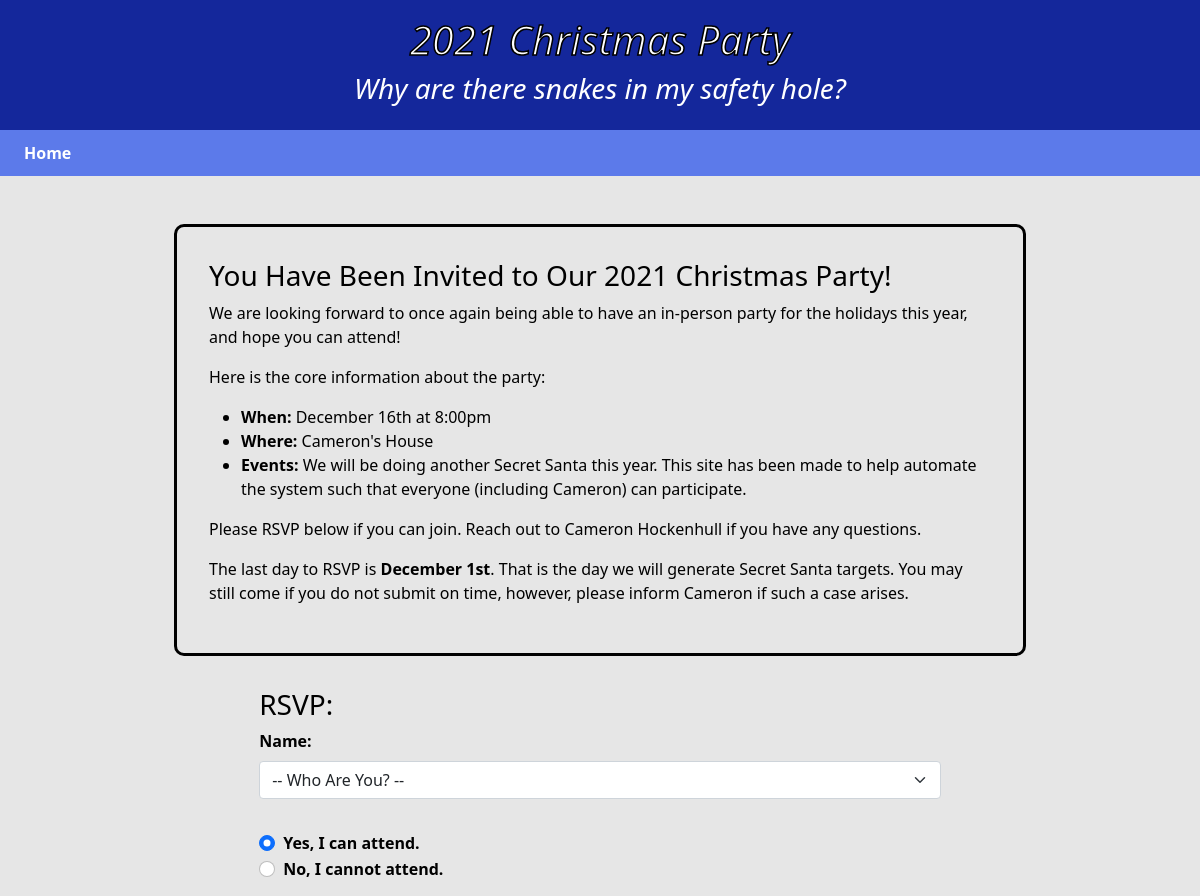
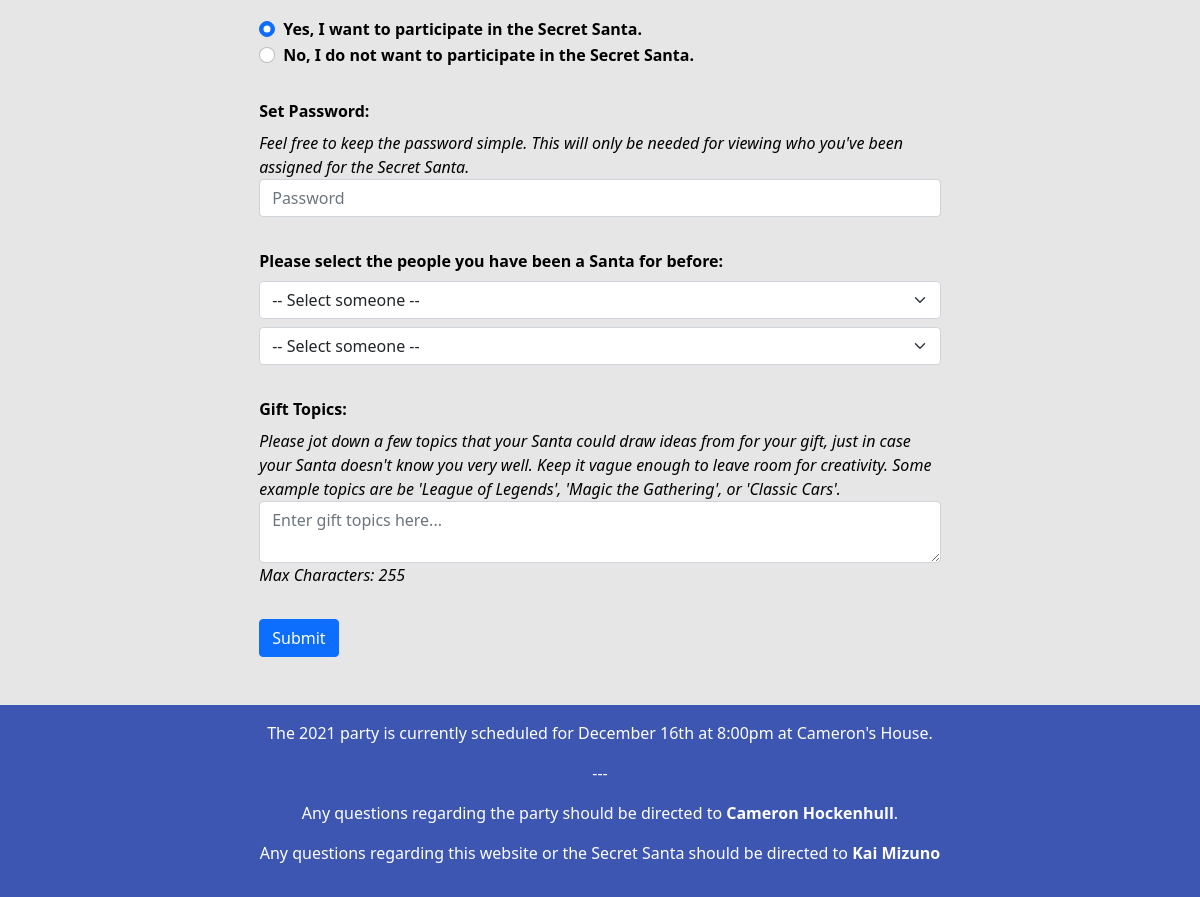
The app's page /rsvp/invite.php with its own data (2 pictures, top to bottom).
### tables this page shows
CREATE TABLE party (
    year int NOT NULL,
    rsvp_deadline varchar(255),
    party_date varchar(255),
    party_location varchar(255) DEFAULT "Cameron's House",
    targets_assigned TINYINT DEFAULT 0,
    PRIMARY KEY (year)
);

### database/database.php (called while the page is built, shortened)
<?php
function getCurrentParty($conn) {
    $year = date("Y");
    $query = "SELECT * FROM party WHERE year=?";
    $stmt = $conn->prepare($query);
    $stmt->bind_param('i', $year);
    $stmt->execute();
    $result = $stmt->get_result();
    if ($result->num_rows > 0) {
        $row = $result->fetch_assoc();
        return $row;
    }
    else {
        return null;
    }
}
?>

### rsvp/invite.php (the view, shortened to what this page needs)
<!DOCTYPE html>
<html lang="en">
<head>
    <link href="https://cdn.jsdelivr.net/npm/bootstrap@5.1.3/dist/css/bootstrap.min.css" rel="stylesheet">
    <link rel="stylesheet" href="../common.css">
    <link rel="stylesheet" href="invite.css">
</head>
<body>
    <?php
        include '../database/database.php';
        $conn = getConnection();
        $partyRow = getCurrentParty($conn);
    ?>
    <?php include '../common_header.php';?>
    <?php include 'rsvp_nav.php';?>
    <main>
        <div id="inviteSection">
            <h3>You Have Been Invited to Our <?php echo date("Y") ?> Christmas Party!</h3>
            <p>We are looking forward to once again being able to have an in-person party for the holidays this year, and hope you can attend!</p>
            <p>Here is the core information about the party:</p>
            <ul>
                <li><strong>When: </strong> <?php echo $partyRow['party_date'] ?></li>
                <li><strong>Where: </strong> <?php echo $partyRow['party_location'] ?></li>
                <li><strong>Events: </strong> We will be doing another Secret Santa this year. This site has been made to help automate the system such that everyone (including Cameron) can participate.</li>
            </ul>
            <p>Please RSVP below if you can join. Reach out to Cameron Hockenhull if you have any questions.</p>
            <p>The last day to RSVP is <strong><?php echo $partyRow['rsvp_deadline'] ?></strong>. That is the day we will generate Secret Santa targets. You may still come if you do not submit on time, however, please inform Cameron if such a case arises.</p>
        </div>
        <div id="rsvpSection">
            <h3>RSVP:</h3>
            <form action="process.php" method="post">
            <div id="nameSelectRegion">
                <label for="nameSelect" class="form-label">Name:</label>
                <select class="form-select" id="nameSelect" name="person_id" required>
                        <option value="" disabled selected hidden>-- Who Are You? --</option>
                </select>
            </div>
            <div id="rsvpSelectRegion">
                <div class="form-check">
                    <input class="form-check-input" type="radio" name="rsvp" id="rsvp-yes" value="yes" checked>
                    <label class="form-check-label" for="rsvp-yes">
                        Yes, I can attend.
                    </label>
                </div>
                <div class="form-check">
                    <input class="form-check-input" type="radio" name="rsvp" id="rsvp-no" value="no">
                    <label class="form-check-label" for="rsvp-no">
                        No, I cannot attend.
                    </label>
                </div>
            </div>
            <div id="secretSantaRegion">
            <div class="form-check">
                    <input class="form-check-input" type="radio" name="santa" id="santa-yes" value="yes" checked>
                    <label class="form-check-label" for="santa-yes">
                        Yes, I want to participate in the Secret Santa.
                    </label>
                </div>
                <div class="form-check">
                    <input class="form-check-input" type="radio" name="santa" id="santa-no" value="no">
                    <label class="form-check-label" for="santa-no">
                        No, I do not want to participate in the Secret Santa.
                    </label>
                </div>
            </div>
            <div id="passwordSelectRegion">
                <label for="password" class="form-label">Set Password:</label>
                <div class="note">Feel free to keep the password simple. This will only be needed for viewing who you've been assigned for the Secret Santa.</div>
                <input type="password" class="form-control" id="password" name="password" placeholder="Password">
            </div>
            <div id="oldTargetsSelectRegion">
                <label for="oldTargetSelect1" class="form-label">Please select the people you have been a Santa for before:</label>
                <select class="form-select" id="oldTargetSelect1" name="old_target_1">
                        <option value="" selected>-- Select someone --</option>
                </select>
                <select class="form-select" id="oldTargetSelect2" name="old_target_2">
                        <option value="" selected>-- Select someone --</option>
                </select>
            </div>
            <div id="ideasRegion">
                <label for="ideas" class="form-label">Gift Topics:</label>
                <div class="note">Please jot down a few topics that your Santa could draw ideas from for your gift, just in case your Santa doesn't know you very well. Keep it vague enough to leave room for creativity. Some example topics are be 'League of Legends', 'Magic the Gathering', or 'Classic Cars'.</div>
                <textarea class="form-control" id="ideas" name="ideas" rows="2" placeholder="Enter gift topics here..." maxlength="255"></textarea>
                <div class="note">Max Characters: 255</div>
            </div>
            <button class="btn btn-primary" type="submit">Submit</button>
            </form>
        </div>
    </main>
    <?php include '../common_footer.php';?>
</body>
</html>

### common_footer.php
<footer>
    <p>The <?php echo date("Y") ?> party is currently scheduled for <?php echo $partyRow['party_date'] ?> at <?php echo $partyRow['party_location'] ?>.</p>
    <p>---</p>
    <p>Any questions regarding the party should be directed to <strong>Cameron Hockenhull</strong>.</p>
    <p>Any questions regarding this website or the Secret Santa should be directed to <strong>Kai Mizuno</strong></p>
</footer>

### common.css (style rules this page uses)
:root { --primary-color: #5C7AEA; --heading-color: #14279B; --font-color-dark: #000000; --font-color-light: #FFFFFF; --bg-color: #E6E6E6; --secondary-color: #3D56B2; }
body { margin: 0px; background-color: var(--bg-color); color: var(--font-color-dark); }
footer { background-color: var(--secondary-color); color: var(--font-color-light); text-align: center; padding: 1em 3em 1em 3em; }
main { padding: 3em 2em 3em 2em; }
.note { font-style: italic; }

### rsvp/invite.css (style rules this page uses)
label { font-weight: bold; }
form > div { margin-bottom: 2em; }
#oldTargetSelect1 { margin-bottom: 0.5em; }
@media only screen and (min-width: 600px) { #inviteSection { width: 75%; margin: auto; border: black solid 3px; padding: 2em; border-radius: 10px; margin-bottom: 2em; } }
@media only screen and (min-width: 600px) { #rsvpSection { width: 60%; margin: auto; } }

### records on screen
party: party_date "December 16th at 8:00pm", party_location "Cameron's House", rsvp_deadline "December 1st"
